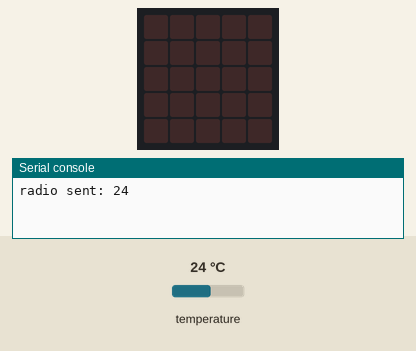
The program below on a simulated BBC micro:bit running MicroPython. Shown: the board's 5×5 LED display, the last lines printed to the serial console. The inputs (shaded band) are chosen by the test bench; at power-on: temperature 24 °C. No radio messages arrive unless stated (any console line starting 'radio sent:' is added by the test bench).

Above: at 0.3 s.
At 2.1 s:
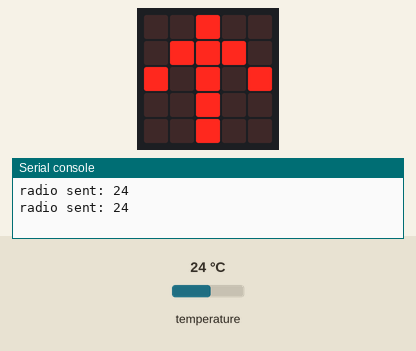

The program:

01_sensor_node_temp.py
```python
"""micro:bit MicroPython: Sensor Node (Temperature Sender)

Role A in the two-node IoT pattern. Reads the onboard temperature sensor
and broadcasts it on a shared radio group every 2 seconds. Pair with an
Aggregator Node (02_aggregator_running_avg.py) on the same radio group.

Run it today in the python.microbit.org simulator. Flash it to a real
BBC micro:bit V2 when your kit arrives.

NOTE: On real hardware, temperature() reads the CPU die, not ambient air
(typically 3-8 degrees C higher). In the simulator, the value is idealized
and follows the simulator's temperature slider.

How to credit:
  Borowczak, A.C. & Borowczak, M. (2026). CxEd Hub: Cross-Disciplinary
  Computing-Integrated K-12 Lesson Plans. https://cxedhub.github.io/wiki/
  Licensed under CC BY-SA 4.0.
"""
from microbit import *
import radio

RADIO_GROUP = 7

radio.config(group=RADIO_GROUP)
radio.on()

while True:
    temp = temperature()
    radio.send(str(temp))
    display.show(Image.ARROW_N)
    sleep(200)
    display.clear()
    sleep(1800)
```

Measured:
- what the display in image 0 shows lasts 1.8 s, from 0.2 s to 2.0 s
